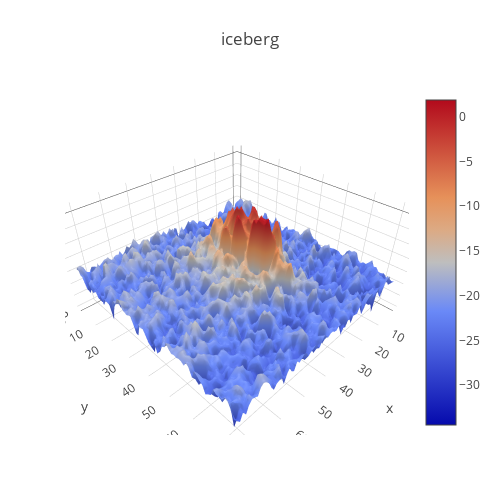

The code cell stored with this chart in its notebook:
### Code cell
plot_3d_iceberg(X_band_1[12,:,:], 'iceberg')

### Figure 1 — Plotly figure (JSON) as saved in the notebook; plotly's stock layout.template omitted (floating-point values rounded to 4 significant figures; data arrays with more than 128 entries replaced by an {"elided": "..."} marker saying what was removed)
{"data": [{"type": "surface", "z": {"elided": "75x75 float values"}}], "layout": {"autosize": false, "height": 500, "margin": {"b": 65, "l": 65, "r": 50, "t": 90}, "title": "iceberg", "width": 500}}
